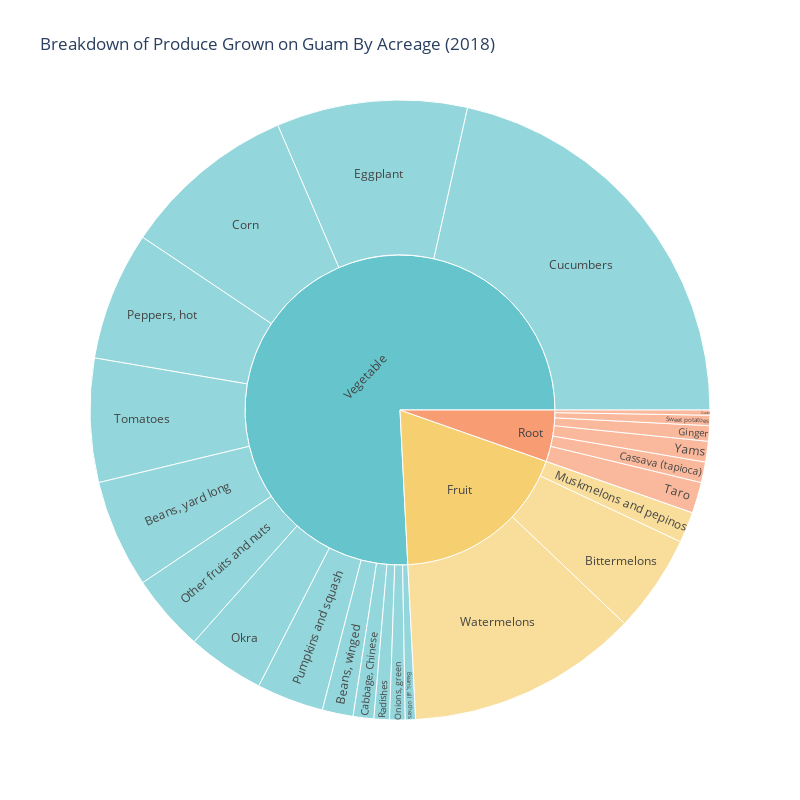

The notebook cell saved with this chart:
### Code cell
fig = px.sunburst(df[df['Acres'].notna()],
                  path=['Type', 'Crop'],
                  values='Acres',
                  title="Breakdown of Produce Grown on Guam By Acreage (2018)",
                  width=800, 
                  height=800,
                  color='Type',
                  color_discrete_map=type_color_map)
fig.show()

### Figure 1 — Plotly figure (JSON) as saved in the notebook; plotly's stock layout.template omitted (floating-point values rounded to 4 significant figures)
{"data": [{"branchvalues": "total", "customdata": [["Root"], ["Vegetable"], ["Fruit"], ["Vegetable"], ["Fruit"], ["Vegetable"], ["Fruit"], ["Vegetable"], ["Vegetable"], ["Vegetable"], ["Root"], ["Vegetable"], ["Root"], ["Root"], ["Vegetable"], ["Vegetable"], ["Vegetable"], ["Vegetable"], ["Fruit"], ["Root"], ["Vegetable"], ["Vegetable"], ["Vegetable"], ["Root"], ["Fruit"], ["Root"], ["Vegetable"]], "domain": {"x": [0, 1], "y": [0, 1]}, "hovertemplate": "labels=%{label}<br>Acres=%{value}<br>parent=%{parent}<br>id=%{id}<br>Type=%{customdata[0]}<extra></extra>", "ids": ["Root/Ginger", "Vegetable/Other fruits and nuts", "Fruit/Watermelons", "Vegetable/Eggplant", "Fruit/Cantaloups", "Vegetable/Beans, all others", "Fruit/Bittermelons", "Vegetable/Beans, yard long", "Vegetable/Cabbage, Chinese", "Vegetable/Beans, winged", "Root/Cassava (tapioca)", "Vegetable/Tomatoes", "Root/Taro", "Root/Sweet potatoes", "Vegetable/Radishes", "Vegetable/Pumpkins and squash", "Vegetable/Onions, green", "Vegetable/Okra", "Fruit/Muskmelons and pepinos", "Root/Gado", "Vegetable/Cucumbers", "Vegetable/Corn", "Vegetable/Peppers, hot", "Root/Yams", "Fruit", "Root", "Vegetable"], "labels": ["Ginger", "Other fruits and nuts", "Watermelons", "Eggplant", "Cantaloups", "Beans, all others", "Bittermelons", "Beans, yard long", "Cabbage, Chinese", "Beans, winged", "Cassava (tapioca)", "Tomatoes", "Taro", "Sweet potatoes", "Radishes", "Pumpkins and squash", "Onions, green", "Okra", "Muskmelons and pepinos", "Gado", "Cucumbers", "Corn", "Peppers, hot", "Yams", "Fruit", "Root", "Vegetable"], "marker": {"colors": ["rgb(248, 156, 116)", "rgb(102, 197, 204)", "rgb(246, 207, 113)", "rgb(102, 197, 204)", "rgb(246, 207, 113)", "rgb(102, 197, 204)", "rgb(246, 207, 113)", "rgb(102, 197, 204)", "rgb(102, 197, 204)", "rgb(102, 197, 204)", "rgb(248, 156, 116)", "rgb(102, 197, 204)", "rgb(248, 156, 116)", "rgb(248, 156, 116)", "rgb(102, 197, 204)", "rgb(102, 197, 204)", "rgb(102, 197, 204)", "rgb(102, 197, 204)", "rgb(246, 207, 113)", "rgb(248, 156, 116)", "rgb(102, 197, 204)", "rgb(102, 197, 204)", "rgb(102, 197, 204)", "rgb(248, 156, 116)", "rgb(246, 207, 113)", "rgb(248, 156, 116)", "rgb(102, 197, 204)"]}, "name": "", "parents": ["Root", "Vegetable", "Fruit", "Vegetable", "Fruit", "Vegetable", "Fruit", "Vegetable", "Vegetable", "Vegetable", "Root", "Vegetable", "Root", "Root", "Vegetable", "Vegetable", "Vegetable", "Vegetable", "Fruit", "Root", "Vegetable", "Vegetable", "Vegetable", "Root", "", "", ""], "type": "sunburst", "values": [3, 15, 45, 37, 0, 2, 19, 21, 4, 6, 4, 24, 6, 2, 3, 13, 3, 15, 6, 1, 80, 34, 25, 4, 70, 20, 282]}], "layout": {"height": 800, "legend": {"tracegroupgap": 0}, "title": {"text": "Breakdown of Produce Grown on Guam By Acreage (2018)"}, "width": 800}}
